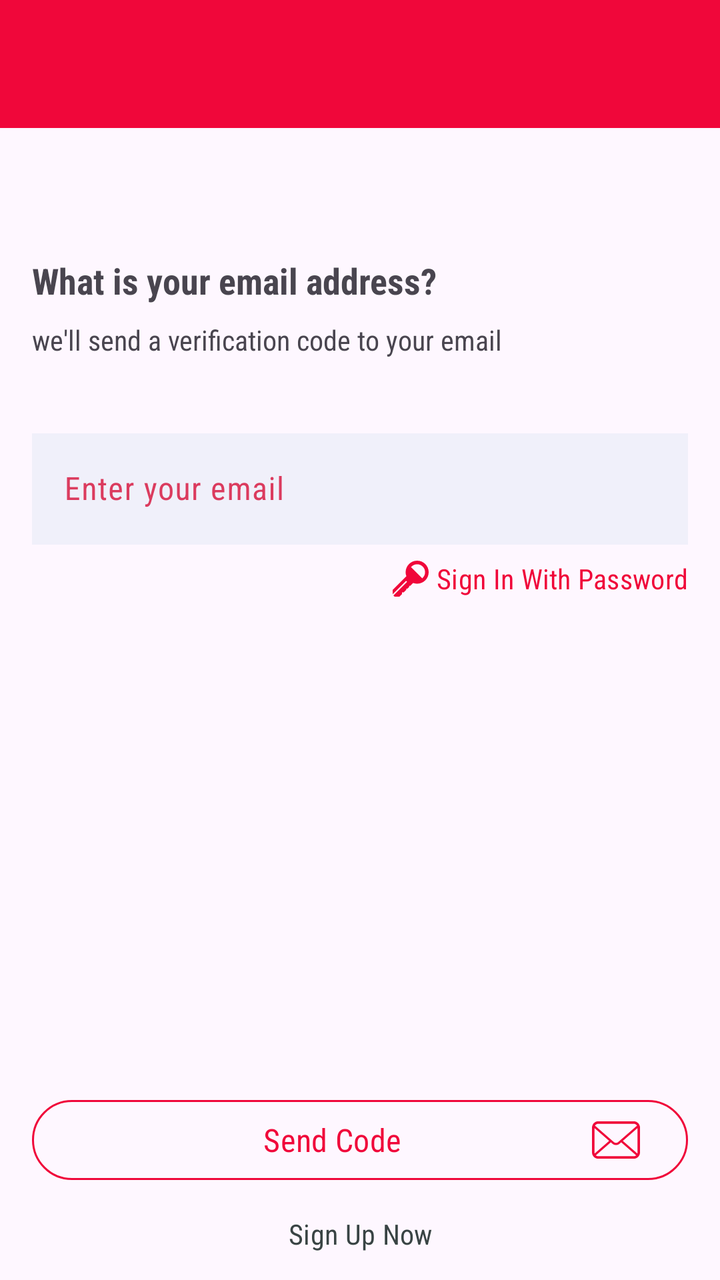
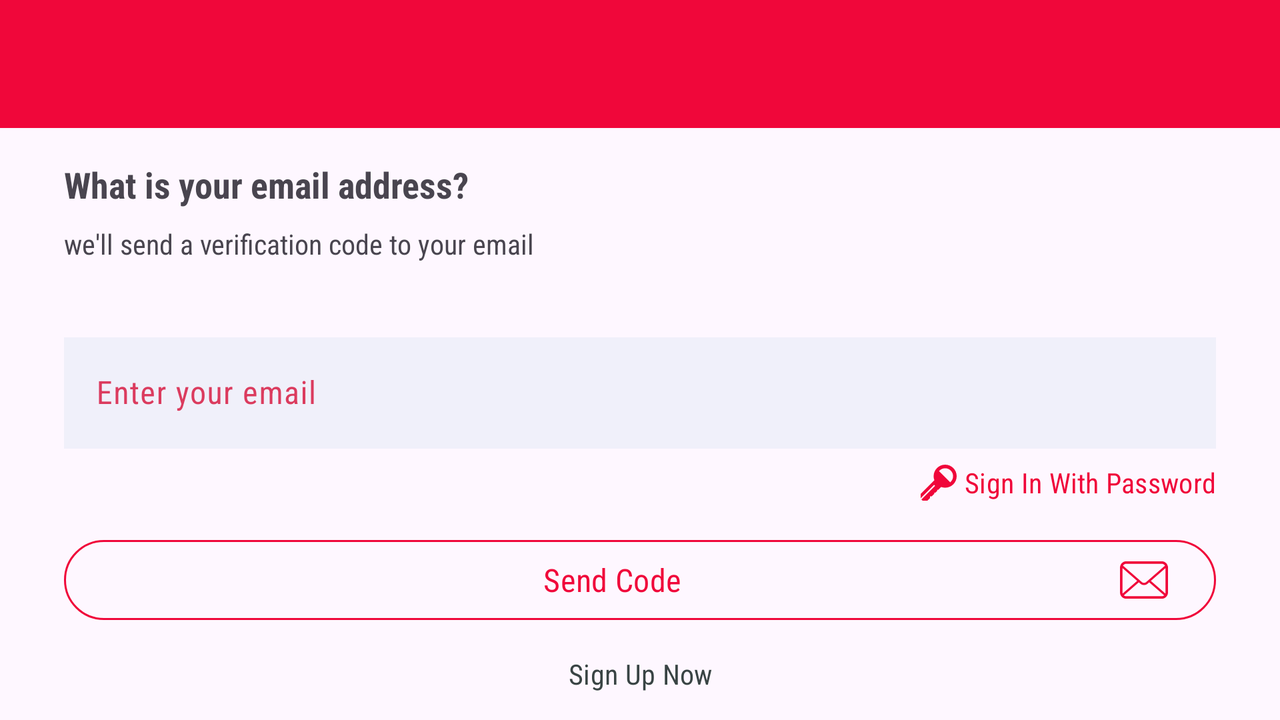

One screen, two layout resources from the same app: the default and the repository's alternative for another configuration. Each is rendered where Android would select it; the XML of both is given below.
<!-- AndroidManifest.xml: application theme Theme.TuneUpMe -->
<!-- res/layout/activity_log_as_customer_enter_email.xml -->
<?xml version="1.0" encoding="utf-8"?>
<androidx.constraintlayout.widget.ConstraintLayout xmlns:android="http://schemas.android.com/apk/res/android"
    xmlns:app="http://schemas.android.com/apk/res-auto"
    xmlns:tools="http://schemas.android.com/tools"
    android:id="@+id/mainLayout"
    android:layout_width="match_parent"
    android:layout_height="match_parent"
    tools:context=".LogAsCustomerActivityEnterEmail">


    <androidx.appcompat.widget.Toolbar
        android:id="@+id/toolbar"
        android:layout_width="match_parent"
        android:layout_height="?attr/actionBarSize"
        android:background="@color/vibrant_red"
        app:layout_constraintEnd_toEndOf="parent"
        app:layout_constraintStart_toStartOf="parent"
        app:layout_constraintTop_toTopOf="parent"
        app:navigationIcon="@drawable/baseline_arrow_back_24"
        app:popupTheme="@style/Theme.AppCompat"
        app:titleTextColor="@color/white" />

    <TextView
        android:id="@+id/textViewLogAsCustomerTitle"
        android:layout_width="0dp"
        android:layout_height="wrap_content"
        android:layout_marginStart="16dp"
        android:layout_marginTop="64dp"
        android:layout_marginEnd="16dp"
        android:fontFamily="sans-serif-condensed"
        android:text="@string/log_as_customer_title"
        android:textAlignment="viewStart"
        android:textSize="18sp"
        android:textStyle="bold"
        app:layout_constraintEnd_toEndOf="parent"
        app:layout_constraintHorizontal_bias="0.0"
        app:layout_constraintStart_toStartOf="parent"
        app:layout_constraintTop_toBottomOf="@+id/toolbar" />

    <TextView
        android:id="@+id/textViewLogAsCustomerSubTitle"
        android:layout_width="0dp"
        android:layout_height="wrap_content"
        android:layout_marginStart="16dp"
        android:layout_marginTop="8dp"
        android:layout_marginEnd="16dp"
        android:fontFamily="sans-serif-condensed"
        android:text="@string/log_as_customer_sub_title"
        app:layout_constraintEnd_toEndOf="parent"
        app:layout_constraintStart_toStartOf="parent"
        app:layout_constraintTop_toBottomOf="@+id/textViewLogAsCustomerTitle" />

    <com.google.android.material.textfield.TextInputLayout
        android:id="@+id/logAsCustomerEmailInputLayout"
        android:layout_width="0dp"
        android:layout_height="wrap_content"
        android:layout_marginStart="16dp"
        android:layout_marginTop="32dp"
        android:layout_marginEnd="16dp"
        android:hint="@string/log_as_customer_email_input_layout_hint"
        android:textColorHint="@color/vibrant_pinkish_red"
        app:boxCornerRadiusBottomEnd="10dp"
        app:boxCornerRadiusBottomStart="10dp"
        app:boxCornerRadiusTopEnd="10dp"
        app:boxCornerRadiusTopStart="10dp"
        app:hintTextColor="@color/vibrant_pinkish_red"
        app:layout_constraintEnd_toEndOf="parent"
        app:layout_constraintHorizontal_bias="0.0"
        app:layout_constraintStart_toStartOf="parent"
        app:layout_constraintTop_toBottomOf="@+id/textViewLogAsCustomerSubTitle">

        <com.google.android.material.textfield.TextInputEditText
            android:id="@+id/logAsCustomerEmailEditeText"
            android:layout_width="match_parent"
            android:layout_height="wrap_content"
            android:autoText="true"
            android:background="@color/light_gray"
            android:fontFamily="sans-serif-condensed"
            android:inputType="text|textEmailAddress" />
    </com.google.android.material.textfield.TextInputLayout>


    <Button
        android:id="@+id/logAsCustomerSignInWithPasswordButton"
        style="?attr/materialButtonOutlinedStyle"
        android:layout_width="wrap_content"
        android:layout_height="30dp"
        android:layout_marginTop="2dp"
        android:layout_marginEnd="16dp"
        android:fontFamily="sans-serif-condensed"
        android:paddingLeft="0dp"
        android:paddingTop="0dp"
        android:paddingRight="0dp"
        android:paddingBottom="0dp"
        android:text="@string/log_as_customer_sign_in_with_password_button"
        android:textColor="@color/vibrant_red"
        android:textSize="14sp"
        app:icon="@drawable/ic_key"
        app:iconTint="@color/vibrant_red"
        app:layout_constraintEnd_toEndOf="parent"
        app:layout_constraintTop_toBottomOf="@+id/logAsCustomerEmailInputLayout"
        app:strokeWidth="0dp" />

    <Button
        android:id="@+id/logAsCustomerSendCodeButton"
        style="?attr/materialButtonOutlinedStyle"
        android:layout_width="0dp"
        android:layout_height="wrap_content"
        android:layout_marginStart="16dp"
        android:layout_marginEnd="16dp"
        android:layout_marginBottom="8dp"
        android:drawableRight="@drawable/ic_email"
        android:drawableTint="@color/vibrant_red"
        android:fontFamily="sans-serif-condensed"
        android:text="@string/log_as_customer_get_code_button"
        android:textColor="@color/vibrant_red"
        android:textSize="16sp"
        app:layout_constraintBottom_toTopOf="@+id/logAsCustomerSignUpNowButton"
        app:layout_constraintEnd_toEndOf="parent"
        app:layout_constraintStart_toStartOf="parent"
        app:strokeColor="@color/vibrant_red" />

    <Button
        android:id="@+id/logAsCustomerSignUpNowButton"
        style="?attr/materialButtonOutlinedStyle"
        android:layout_width="wrap_content"
        android:layout_height="30dp"
        android:layout_marginBottom="8dp"
        android:fontFamily="sans-serif-condensed"
        android:paddingLeft="0dp"
        android:paddingTop="0dp"
        android:paddingRight="0dp"
        android:paddingBottom="0dp"
        android:text="@string/log_as_customer_signup_button"
        android:textColor="@color/dark_grayish_green"
        android:textSize="14sp"
        app:layout_constraintBottom_toBottomOf="parent"
        app:layout_constraintEnd_toEndOf="parent"
        app:layout_constraintStart_toStartOf="parent"
        app:strokeWidth="0dp" />


</androidx.constraintlayout.widget.ConstraintLayout>
<!-- resources referenced by this layout -->
<resources>
  <color name="dark_grayish_green">#394444</color>
  <color name="light_gray">#F0F0FA</color>
  <color name="vibrant_pinkish_red">#DB3B5E</color>
  <color name="vibrant_red">#F0073A</color>
  <color name="white">#FFFFFFFF</color>
  <!-- drawable ic_email (drawable) -->
  <vector xmlns:android="http://schemas.android.com/apk/res/android" android:autoMirrored="true" android:height="24dp" android:viewportHeight="512" android:viewportWidth="512" android:width="24dp">
        
      <path android:fillColor="#000000" android:pathData="M510.75,110.36c-2.13,-10.75 -6.93,-20.92 -13.93,-29.46c-1.42,-1.79 -2.91,-3.39 -4.53,-5.01c-12.45,-12.52 -29.78,-19.7 -47.53,-19.7H67.24c-17.95,0 -34.83,7 -47.54,19.71c-1.61,1.6 -3.1,3.22 -4.57,5.07c-6.97,8.51 -11.75,18.66 -13.82,29.43C0.44,114.62 0,119 0,123.43v265.14c0,9.22 1.87,18.21 5.59,26.75c3.21,7.58 8.09,14.77 14.11,20.79c1.52,1.51 3.02,2.9 4.63,4.26c12.03,9.97 27.27,15.45 42.91,15.45h377.51c15.74,0 30.97,-5.51 42.97,-15.56c1.6,-1.3 3.09,-2.66 4.58,-4.15c5.82,-5.81 10.44,-12.49 13.77,-19.85l0.44,-1.05c3.65,-8.38 5.5,-17.33 5.5,-26.63V123.43C512,119.06 511.58,114.65 510.75,110.36zM34.82,99.1c0.95,-1.39 2.16,-2.82 3.71,-4.38c7.69,-7.68 17.89,-11.91 28.71,-11.91h377.51c10.91,0 21.11,4.24 28.72,11.93c1.31,1.33 2.57,2.8 3.66,4.27l2.89,3.88l-201.5,175.62c-6.21,5.45 -14.21,8.44 -22.52,8.44c-8.23,0 -16.22,-2.99 -22.51,-8.44L32.19,102.94L34.82,99.1zM26.75,390.91c-0.11,-0.72 -0.13,-1.52 -0.13,-2.34V128.93l156.37,136.41L28.2,400.3L26.75,390.91zM464.9,423.84c-6.05,3.49 -13.02,5.34 -20.15,5.34H67.24c-7.13,0 -14.09,-1.85 -20.14,-5.34l-6.33,-3.67l159.94,-139.38l17.53,15.25c10.51,9.13 23.92,14.16 37.76,14.16c13.89,0 27.32,-5.03 37.83,-14.16l17.52,-15.25L471.23,420.18L464.9,423.84zM485.37,388.57c0,0.8 -0.01,1.6 -0.12,2.3l-1.39,9.47L329.01,265.41l156.36,-136.42V388.57z"/>
      
  </vector>
  <!-- drawable ic_key (drawable) -->
  <vector xmlns:android="http://schemas.android.com/apk/res/android" android:autoMirrored="true" android:height="24dp" android:viewportHeight="50" android:viewportWidth="50" android:width="24dp">
        
      <path android:fillColor="#FF000000" android:pathData="M34,0C25.18,0 18,7.18 18,16C18,17.957 18.355,19.828 19,21.563L0,40.594L0,46.594L18.563,28L20,29.438L1,48.406L2.594,50L9.406,50L13,46.406L13,44L15.406,44L19,40.406L19,39L20.406,39L23,36.406L23,35L24.406,35L28.438,30.969C30.176,31.617 32.039,32 34,32C42.82,32 50,24.82 50,16C50,7.18 42.82,0 34,0ZM34,5C36.938,5 39.703,6.141 41.781,8.219C43.859,10.297 45,13.063 45,16C45,18.938 43.859,21.703 41.781,23.781L41.063,24.5L25.5,8.938L26.219,8.219C28.297,6.141 31.063,5 34,5Z"/>
      
  </vector>
  <string name="log_as_customer_email_input_layout_hint">Enter your email</string>
  <string name="log_as_customer_get_code_button">Send Code</string>
  <string name="log_as_customer_sign_in_with_password_button">Sign In With Password</string>
  <string name="log_as_customer_signup_button">Sign Up Now</string>
  <string name="log_as_customer_sub_title">we\'ll send a verification code to your email</string>
  <string name="log_as_customer_title">What is your email address?</string>
  <style name="Theme.TuneUpMe" parent="Base.Theme.TuneUpMe">
          <item name="android:fontFamily">sans-serif-condensed</item>
      </style>
  <!-- from res/values-v29/ -->
  <style name="Base.Theme.TuneUpMe" parent="Theme.Material3.Light.NoActionBar">
          
          
          <item name="android:fontFamily">sans-serif-condensed</item>
          <item name="colorPrimary">@color/white</item>
          <item name="android:forceDarkAllowed">false</item>
      </style>
</resources>
<!-- res/layout-land/activity_log_as_customer_enter_email.xml (the repository's variant of the layout above) -->
<!-- drawn on the phone turned sideways -->
<?xml version="1.0" encoding="utf-8"?>
<androidx.constraintlayout.widget.ConstraintLayout xmlns:android="http://schemas.android.com/apk/res/android"
    xmlns:app="http://schemas.android.com/apk/res-auto"
    xmlns:tools="http://schemas.android.com/tools"
    android:id="@+id/mainLayout"
    android:layout_width="match_parent"
    android:layout_height="match_parent"
    tools:context=".LogAsCustomerActivityEnterEmail">


    <androidx.appcompat.widget.Toolbar
        android:id="@+id/toolbar"
        android:layout_width="match_parent"
        android:layout_height="?attr/actionBarSize"
        android:background="@color/vibrant_red"
        app:layout_constraintEnd_toEndOf="parent"
        app:layout_constraintStart_toStartOf="parent"
        app:layout_constraintTop_toTopOf="parent"
        app:navigationIcon="@drawable/baseline_arrow_back_24"
        app:popupTheme="@style/Theme.AppCompat"
        app:titleTextColor="@color/white" />

    <TextView
        android:id="@+id/textViewLogAsCustomerTitle"
        android:layout_width="0dp"
        android:layout_height="wrap_content"
        android:layout_marginStart="32dp"
        android:layout_marginTop="16dp"
        android:layout_marginEnd="32dp"
        android:fontFamily="sans-serif-condensed"
        android:text="@string/log_as_customer_title"
        android:textAlignment="viewStart"
        android:textSize="18sp"
        android:textStyle="bold"
        app:layout_constraintEnd_toEndOf="parent"
        app:layout_constraintStart_toStartOf="parent"
        app:layout_constraintTop_toBottomOf="@+id/toolbar" />

    <TextView
        android:id="@+id/textViewLogAsCustomerSubTitle"
        android:layout_width="0dp"
        android:layout_height="wrap_content"
        android:layout_marginStart="32dp"
        android:layout_marginTop="8dp"
        android:layout_marginEnd="32dp"
        android:fontFamily="sans-serif-condensed"
        android:text="@string/log_as_customer_sub_title"
        app:layout_constraintEnd_toEndOf="parent"
        app:layout_constraintStart_toStartOf="parent"
        app:layout_constraintTop_toBottomOf="@+id/textViewLogAsCustomerTitle" />

    <com.google.android.material.textfield.TextInputLayout
        android:id="@+id/logAsCustomerEmailInputLayout"
        android:layout_width="0dp"
        android:layout_height="wrap_content"
        android:layout_marginStart="32dp"
        android:layout_marginTop="32dp"
        android:layout_marginEnd="32dp"
        android:hint="@string/log_as_customer_email_input_layout_hint"
        android:textColorHint="@color/vibrant_pinkish_red"
        app:boxCornerRadiusBottomEnd="10dp"
        app:boxCornerRadiusBottomStart="10dp"
        app:boxCornerRadiusTopEnd="10dp"
        app:boxCornerRadiusTopStart="10dp"
        app:hintTextColor="@color/vibrant_pinkish_red"
        app:layout_constraintEnd_toEndOf="parent"
        app:layout_constraintHorizontal_bias="0.0"
        app:layout_constraintStart_toStartOf="parent"
        app:layout_constraintTop_toBottomOf="@+id/textViewLogAsCustomerSubTitle">

        <com.google.android.material.textfield.TextInputEditText
            android:id="@+id/logAsCustomerEmailEditeText"
            android:layout_width="match_parent"
            android:layout_height="wrap_content"
            android:autoText="true"
            android:background="@color/light_gray"
            android:inputType="text|textEmailAddress" />
    </com.google.android.material.textfield.TextInputLayout>


    <Button
        android:id="@+id/logAsCustomerSignInWithPasswordButton"
        style="?attr/materialButtonOutlinedStyle"
        android:layout_width="wrap_content"
        android:layout_height="30dp"
        android:layout_marginTop="2dp"
        android:layout_marginEnd="32dp"
        android:fontFamily="sans-serif-condensed"
        android:paddingLeft="0dp"
        android:paddingTop="0dp"
        android:paddingRight="0dp"
        android:paddingBottom="0dp"
        android:text="@string/log_as_customer_sign_in_with_password_button"
        android:textColor="@color/vibrant_red"
        android:textSize="14sp"
        app:icon="@drawable/ic_key"
        app:iconTint="@color/vibrant_red"
        app:layout_constraintEnd_toEndOf="parent"
        app:layout_constraintTop_toBottomOf="@+id/logAsCustomerEmailInputLayout"
        app:strokeWidth="0dp" />

    <Button
        android:id="@+id/logAsCustomerSignUpNowButton"
        style="?attr/materialButtonOutlinedStyle"
        android:layout_width="wrap_content"
        android:layout_height="30dp"
        android:layout_marginBottom="8dp"
        android:fontFamily="sans-serif-condensed"
        android:paddingLeft="0dp"
        android:paddingTop="0dp"
        android:paddingRight="0dp"
        android:paddingBottom="0dp"
        android:text="@string/log_as_customer_signup_button"
        android:textColor="@color/dark_grayish_green"
        android:textSize="14sp"
        app:layout_constraintBottom_toBottomOf="parent"
        app:layout_constraintEnd_toEndOf="parent"
        app:layout_constraintStart_toStartOf="parent"
        app:strokeWidth="0dp" />

    <Button
        android:id="@+id/logAsCustomerSendCodeButton"
        style="?attr/materialButtonOutlinedStyle"
        android:layout_width="0dp"
        android:layout_height="wrap_content"
        android:layout_marginStart="32dp"
        android:layout_marginEnd="32dp"
        android:layout_marginBottom="8dp"
        android:drawableRight="@drawable/ic_email"
        android:drawableTint="@color/vibrant_red"
        android:fontFamily="sans-serif-condensed"
        android:text="@string/log_as_customer_get_code_button"
        android:textColor="@color/vibrant_red"
        android:textSize="16sp"
        app:layout_constraintBottom_toTopOf="@+id/logAsCustomerSignUpNowButton"
        app:layout_constraintEnd_toEndOf="parent"
        app:layout_constraintStart_toStartOf="parent"
        app:strokeColor="@color/vibrant_red" />


</androidx.constraintlayout.widget.ConstraintLayout>
